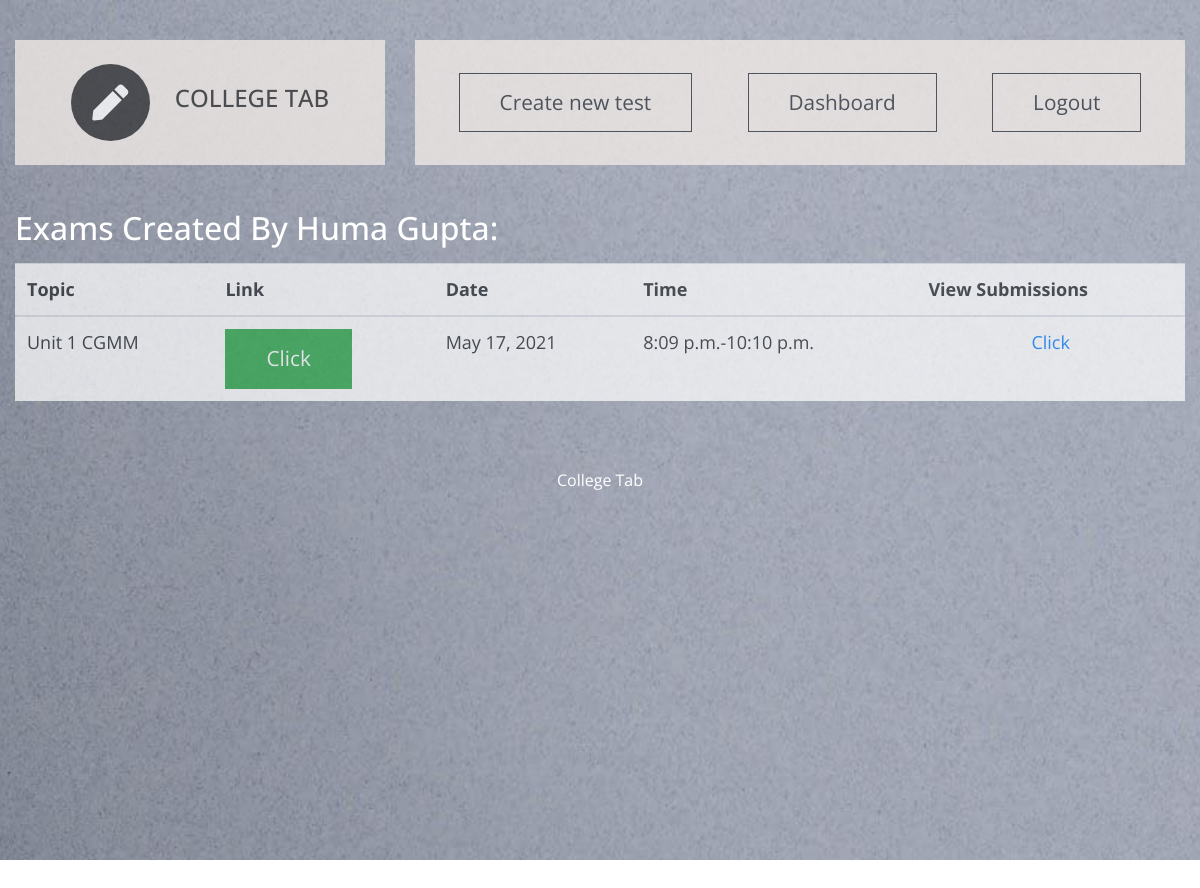
The page /t_dashboard/t_sub_exam/7/1/IT-601 on the database its author committed.
### ctapp/models.py (models this page shows, shortened)
class teacher(models.Model):
    user = models.OneToOneField(User, on_delete=models.CASCADE,unique=True)
    name = models.CharField(max_length=30)
    college_name = models.CharField(max_length = 10,choices = CLG_CHOICES,default = 'LNCT')
    branch = models.CharField(max_length=20, choices=BRANCH_CHOICES, default='IT')
    mobile_no = models.CharField(max_length=10)
    email = models.CharField(max_length=30)

class Test(models.Model):
    topic = models.CharField(max_length=50)
    link = models.CharField(max_length=1000)
    form_link=models.CharField(max_length=1000,default="Google Link")#google form link
    c_id  = models.ForeignKey(Class,on_delete=models.CASCADE)       #class id
    s_id = models.ForeignKey(subject,on_delete=models.CASCADE)  #subject id
    t_id = models.ForeignKey(teacher,on_delete=models.CASCADE)  #teacher id
    date = models.DateField()
    starttime = models.TimeField(auto_now=False,auto_now_add=False)
    endtime = models.TimeField(auto_now=False,auto_now_add=False)

### ctapp/views.py (the view, shortened to what this page needs)
# urls.py: path('t_sub_exam/<int:t_id>/<int:c_id>/<str:sub_id>',views.teach_exam_create, name='t_subject_exam_db'),# create exam
def teach_exam_create(request,t_id,c_id,sub_id):
    current_teacher = teacher.objects.get(id=t_id)
    current_subject = subject.objects.get(subject_code=sub_id)
    current_class=Class.objects.get(id=c_id)
    exam_list = get_exam_teacher(current_subject,current_teacher,current_class)
    form = TestCreateForm()
    context = {'teacher':current_teacher,'exam_list':exam_list,'subject':current_subject,'class':current_class,'form':form}
    template = loader.get_template('teacher dashboard examination.html')
    return HttpResponse(template.render(context, request))

### ctapp/views.py (called while the page is built)
def get_exam_teacher(current_subject,current_teacher,current_class):
    try:
        return Test.objects.filter(t_id=current_teacher).filter(s_id=current_subject).filter(c_id=current_class)
    except teacher_assign.DoesNotExist:
        return False

### ctapp/templates/teacher dashboard examination.html (shortened to what this page needs)
<!DOCTYPE html>
<html lang="en">
  {% load static %}
  {% load widget_tweaks %}
  <head>
    <link rel="stylesheet" href="{% static 'css/all.min.css' %}" />
    <link rel="stylesheet" href="{% static 'css/bootstrap.min.css' %}" />
    <link rel="stylesheet" href="{% static 'css/templatemo-style.css' %}" />
  </head>
  <body id="assignmentPage">
    <div class="parallax-window" data-parallax="scroll" data-image-src="{% static 'img/assignments.jpg' %}">
      <div class="container-fluid">
        <div class="row tm-brand-row">
          <div class="col-lg-4 col-11">
            <div class="tm-brand-container tm-bg-white-transparent">
              <i class="fas fa-2x fa-pen tm-brand-icon"></i>
              <div class="tm-brand-texts">
                <h1 class="text-uppercase tm-brand-name">College Tab</h1>
              </div>
            </div>
          </div>
          <div class="col-lg-8 col-1">
            <div class="tm-nav">
              <nav
                class="navbar navbar-expand-lg navbar-light tm-bg-white-transparent tm-navbar">
                <div class="collapse navbar-collapse" id="navbarNav">
                  <ul class="navbar-nav">
                    <li class="nav-item">
                        <button data-toggle="collapse" data-target="#create" class="btn btn-outline-dark">Create new test</a>
                    </li>
                    <li class="nav-item">
                      <a href="{% url 'teacher:t_db' teacher.id %}" class="btn btn-outline-dark">
                        Dashboard
                      </a>
                    </li>
                    <li class="nav-item">
                      <a href="{% url 't_logout' %}" class="btn btn-outline-dark">
                        Logout
                      </a>
                    </li>
                  </ul>
                </div>
              </nav>
            </div>
          </div>
        </div>
          <section class="row" id="tmServices">
            <div class="col-12">
              <p><h2 style="color:white;">Exams Created By {{teacher.name}}:</h2></p>
                  <div id="assignments">
                    <table class="table table-hover">
                      <thead>
                        <tr>
                          <th scope="col">Topic</th>
                          <th scope="col">Link</th>
                          <th scope="col">Date</th>
                          <th scope="col">Time</th>
                          <th scope="col">View Submissions</th>
                        </tr>
                      </thead>
                      <tbody>
                        {% for exam in exam_list %}
                        <tr>
                          <td scope="row">{{exam.topic}}</td>
                          <td><a href="{{ exam.form_link }}" class="btn btn-success assign_btn" target="_blank">Click</a></td>
                          <td>{{exam.date}}</td>
                          <td>{{exam.starttime}}-{{exam.endtime}}</td>
                          <td class="text-center"><a href="{% url 'teacher:t_subject_exam_submission' teacher.id class.id subject.subject_code exam.id %}">Click</a></td>
                        </tr>
                        {% endfor %}
                      </tbody>
                    </table>
                  </div>
              </div>
          </section>
         <footer class="row">
            <p class="col-12 text-white text-center tm-copyright-text">
              College Tab
            </p>
          </footer>
        </div>
      </div>
    </body>
  </html>

### ctapp/static/css/templatemo-style.css (style rules this page uses)
html { scroll-behavior: smooth; }
body { font-family: "Open Sans", Arial, Helvetica, sans-serif; font-size: 18px; font-weight: 400; color: #6b6b6b; overflow-x: hidden; }
a, button { transition: all 0.3s ease; }
.container-fluid { max-width: 1310px; }
.parallax-window { min-height: 1100px; background: transparent; }
.tm-bg-white-transparent { background-color: rgba(255, 255, 255, 0.8); }
.tm-brand-row { align-items: center; padding-top: 40px; padding-bottom: 28px; }
.tm-brand-container { max-width: 500px; height: 125px; display: flex; align-items: center; justify-content: center; }
.tm-brand-icon { width: 79px; height: 77px; display: flex; align-items: center; justify-content: center; background-color: #333436; color: white; border-radius: 50%; margin-right: 25px; }
.tm-brand-name { font-size: 1.5rem; color: #333333; }
::placeholder { color: black; opacity: 1; }
.tm-navbar { max-width: 840px;min-height: 125px;justify-content:; }
.tm-navbar .navbar-nav { width: 100%; display: flex; align-items: center; justify-content: space-around; }
.nav-item { position: relative; }
.btn { border-radius: 0; padding: 13px 40px; font-size: 1.3rem; }
p { line-height: 1.7; }
.tm-copyright-text { font-size: 1rem; padding-top: 50px; padding-bottom: 45px; }
.tm-bg-white-transparent { background-color: #F2EBE7;; opacity: 0.77; color: #F4F3F2; font-weight: bold; }
::placeholder { color: black; }
.text-center { align-self: center; }
#assignments { background-color: white; opacity: 0.7; }

### rows shown on the page
teacher: name "Huma Gupta"
Test: topic "Unit 1 CGMM", date "May 17, 2021", starttime "8:09 p.m.", endtime "10:10 p.m."
